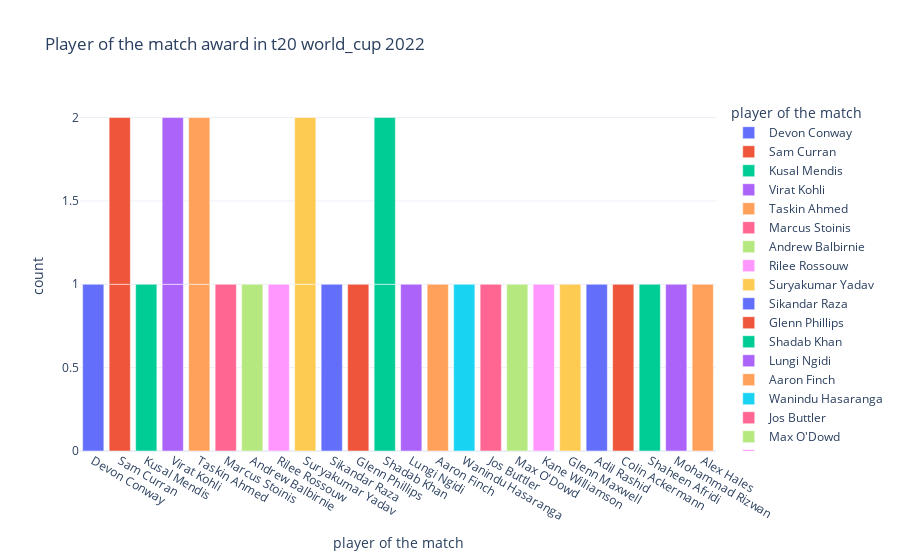

Notebook cell for this chart:
### Code cell
#player of the match
figure=px.bar(data,
             x=data['player of the match'],
              color=data['player of the match'],
             title='Player of the match award in t20 world_cup 2022 ')
figure.show()

### Figure 1 — Plotly figure (JSON) as saved in the notebook; plotly's stock layout.template omitted (floating-point values rounded to 4 significant figures)
{"data": [{"alignmentgroup": "True", "hovertemplate": "player of the match=%{x}<br>count=%{y}<extra></extra>", "legendgroup": "Devon Conway", "marker": {"color": "#636efa", "pattern": {"shape": ""}}, "name": "Devon Conway", "offsetgroup": "Devon Conway", "orientation": "v", "showlegend": true, "textposition": "auto", "type": "bar", "x": ["Devon Conway"], "xaxis": "x", "y": [1], "yaxis": "y"}, {"alignmentgroup": "True", "hovertemplate": "player of the match=%{x}<br>count=%{y}<extra></extra>", "legendgroup": "Sam Curran", "marker": {"color": "#EF553B", "pattern": {"shape": ""}}, "name": "Sam Curran", "offsetgroup": "Sam Curran", "orientation": "v", "showlegend": true, "textposition": "auto", "type": "bar", "x": ["Sam Curran", "Sam Curran"], "xaxis": "x", "y": [1, 1], "yaxis": "y"}, {"alignmentgroup": "True", "hovertemplate": "player of the match=%{x}<br>count=%{y}<extra></extra>", "legendgroup": "Kusal Mendis", "marker": {"color": "#00cc96", "pattern": {"shape": ""}}, "name": "Kusal Mendis", "offsetgroup": "Kusal Mendis", "orientation": "v", "showlegend": true, "textposition": "auto", "type": "bar", "x": ["Kusal Mendis"], "xaxis": "x", "y": [1], "yaxis": "y"}, {"alignmentgroup": "True", "hovertemplate": "player of the match=%{x}<br>count=%{y}<extra></extra>", "legendgroup": "Virat Kohli", "marker": {"color": "#ab63fa", "pattern": {"shape": ""}}, "name": "Virat Kohli", "offsetgroup": "Virat Kohli", "orientation": "v", "showlegend": true, "textposition": "auto", "type": "bar", "x": ["Virat Kohli", "Virat Kohli"], "xaxis": "x", "y": [1, 1], "yaxis": "y"}, {"alignmentgroup": "True", "hovertemplate": "player of the match=%{x}<br>count=%{y}<extra></extra>", "legendgroup": "Taskin Ahmed", "marker": {"color": "#FFA15A", "pattern": {"shape": ""}}, "name": "Taskin Ahmed", "offsetgroup": "Taskin Ahmed", "orientation": "v", "showlegend": true, "textposition": "auto", "type": "bar", "x": ["Taskin Ahmed", "Taskin Ahmed"], "xaxis": "x", "y": [1, 1], "yaxis": "y"}, {"alignmentgroup": "True", "hovertemplate": "player of the match=%{x}<br>count=%{y}<extra></extra>", "legendgroup": "Marcus Stoinis", "marker": {"color": "#FF6692", "pattern": {"shape": ""}}, "name": "Marcus Stoinis", "offsetgroup": "Marcus Stoinis", "orientation": "v", "showlegend": true, "textposition": "auto", "type": "bar", "x": ["Marcus Stoinis"], "xaxis": "x", "y": [1], "yaxis": "y"}, {"alignmentgroup": "True", "hovertemplate": "player of the match=%{x}<br>count=%{y}<extra></extra>", "legendgroup": "Andrew Balbirnie", "marker": {"color": "#B6E880", "pattern": {"shape": ""}}, "name": "Andrew Balbirnie", "offsetgroup": "Andrew Balbirnie", "orientation": "v", "showlegend": true, "textposition": "auto", "type": "bar", "x": ["Andrew Balbirnie"], "xaxis": "x", "y": [1], "yaxis": "y"}, {"alignmentgroup": "True", "hovertemplate": "player of the match=%{x}<br>count=%{y}<extra></extra>", "legendgroup": "Rilee Rossouw", "marker": {"color": "#FF97FF", "pattern": {"shape": ""}}, "name": "Rilee Rossouw", "offsetgroup": "Rilee Rossouw", "orientation": "v", "showlegend": true, "textposition": "auto", "type": "bar", "x": ["Rilee Rossouw"], "xaxis": "x", "y": [1], "yaxis": "y"}, {"alignmentgroup": "True", "hovertemplate": "player of the match=%{x}<br>count=%{y}<extra></extra>", "legendgroup": "Suryakumar Yadav", "marker": {"color": "#FECB52", "pattern": {"shape": ""}}, "name": "Suryakumar Yadav", "offsetgroup": "Suryakumar Yadav", "orientation": "v", "showlegend": true, "textposition": "auto", "type": "bar", "x": ["Suryakumar Yadav", "Suryakumar Yadav"], "xaxis": "x", "y": [1, 1], "yaxis": "y"}, {"alignmentgroup": "True", "hovertemplate": "player of the match=%{x}<br>count=%{y}<extra></extra>", "legendgroup": "Sikandar Raza", "marker": {"color": "#636efa", "pattern": {"shape": ""}}, "name": "Sikandar Raza", "offsetgroup": "Sikandar Raza", "orientation": "v", "showlegend": true, "textposition": "auto", "type": "bar", "x": ["Sikandar Raza"], "xaxis": "x", "y": [1], "yaxis": "y"}, {"alignmentgroup": "True", "hovertemplate": "player of the match=%{x}<br>count=%{y}<extra></extra>", "legendgroup": "Glenn Phillips", "marker": {"color": "#EF553B", "pattern": {"shape": ""}}, "name": "Glenn Phillips", "offsetgroup": "Glenn Phillips", "orientation": "v", "showlegend": true, "textposition": "auto", "type": "bar", "x": ["Glenn Phillips"], "xaxis": "x", "y": [1], "yaxis": "y"}, {"alignmentgroup": "True", "hovertemplate": "player of the match=%{x}<br>count=%{y}<extra></extra>", "legendgroup": "Shadab Khan", "marker": {"color": "#00cc96", "pattern": {"shape": ""}}, "name": "Shadab Khan", "offsetgroup": "Shadab Khan", "orientation": "v", "showlegend": true, "textposition": "auto", "type": "bar", "x": ["Shadab Khan", "Shadab Khan"], "xaxis": "x", "y": [1, 1], "yaxis": "y"}, {"alignmentgroup": "True", "hovertemplate": "player of the match=%{x}<br>count=%{y}<extra></extra>", "legendgroup": "Lungi Ngidi", "marker": {"color": "#ab63fa", "pattern": {"shape": ""}}, "name": "Lungi Ngidi", "offsetgroup": "Lungi Ngidi", "orientation": "v", "showlegend": true, "textposition": "auto", "type": "bar", "x": ["Lungi Ngidi"], "xaxis": "x", "y": [1], "yaxis": "y"}, {"alignmentgroup": "True", "hovertemplate": "player of the match=%{x}<br>count=%{y}<extra></extra>", "legendgroup": "Aaron Finch", "marker": {"color": "#FFA15A", "pattern": {"shape": ""}}, "name": "Aaron Finch", "offsetgroup": "Aaron Finch", "orientation": "v", "showlegend": true, "textposition": "auto", "type": "bar", "x": ["Aaron Finch"], "xaxis": "x", "y": [1], "yaxis": "y"}, {"alignmentgroup": "True", "hovertemplate": "player of the match=%{x}<br>count=%{y}<extra></extra>", "legendgroup": "Wanindu Hasaranga", "marker": {"color": "#19d3f3", "pattern": {"shape": ""}}, "name": "Wanindu Hasaranga", "offsetgroup": "Wanindu Hasaranga", "orientation": "v", "showlegend": true, "textposition": "auto", "type": "bar", "x": ["Wanindu Hasaranga"], "xaxis": "x", "y": [1], "yaxis": "y"}, {"alignmentgroup": "True", "hovertemplate": "player of the match=%{x}<br>count=%{y}<extra></extra>", "legendgroup": "Jos Buttler", "marker": {"color": "#FF6692", "pattern": {"shape": ""}}, "name": "Jos Buttler", "offsetgroup": "Jos Buttler", "orientation": "v", "showlegend": true, "textposition": "auto", "type": "bar", "x": ["Jos Buttler"], "xaxis": "x", "y": [1], "yaxis": "y"}, {"alignmentgroup": "True", "hovertemplate": "player of the match=%{x}<br>count=%{y}<extra></extra>", "legendgroup": "Max O'Dowd", "marker": {"color": "#B6E880", "pattern": {"shape": ""}}, "name": "Max O'Dowd", "offsetgroup": "Max O'Dowd", "orientation": "v", "showlegend": true, "textposition": "auto", "type": "bar", "x": ["Max O'Dowd"], "xaxis": "x", "y": [1], "yaxis": "y"}, {"alignmentgroup": "True", "hovertemplate": "player of the match=%{x}<br>count=%{y}<extra></extra>", "legendgroup": "Kane Williamson", "marker": {"color": "#FF97FF", "pattern": {"shape": ""}}, "name": "Kane Williamson", "offsetgroup": "Kane Williamson", "orientation": "v", "showlegend": true, "textposition": "auto", "type": "bar", "x": ["Kane Williamson"], "xaxis": "x", "y": [1], "yaxis": "y"}, {"alignmentgroup": "True", "hovertemplate": "player of the match=%{x}<br>count=%{y}<extra></extra>", "legendgroup": "Glenn Maxwell", "marker": {"color": "#FECB52", "pattern": {"shape": ""}}, "name": "Glenn Maxwell", "offsetgroup": "Glenn Maxwell", "orientation": "v", "showlegend": true, "textposition": "auto", "type": "bar", "x": ["Glenn Maxwell"], "xaxis": "x", "y": [1], "yaxis": "y"}, {"alignmentgroup": "True", "hovertemplate": "player of the match=%{x}<br>count=%{y}<extra></extra>", "legendgroup": "Adil Rashid", "marker": {"color": "#636efa", "pattern": {"shape": ""}}, "name": "Adil Rashid", "offsetgroup": "Adil Rashid", "orientation": "v", "showlegend": true, "textposition": "auto", "type": "bar", "x": ["Adil Rashid"], "xaxis": "x", "y": [1], "yaxis": "y"}, {"alignmentgroup": "True", "hovertemplate": "player of the match=%{x}<br>count=%{y}<extra></extra>", "legendgroup": "Colin Ackermann", "marker": {"color": "#EF553B", "pattern": {"shape": ""}}, "name": "Colin Ackermann", "offsetgroup": "Colin Ackermann", "orientation": "v", "showlegend": true, "textposition": "auto", "type": "bar", "x": ["Colin Ackermann"], "xaxis": "x", "y": [1], "yaxis": "y"}, {"alignmentgroup": "True", "hovertemplate": "player of the match=%{x}<br>count=%{y}<extra></extra>", "legendgroup": "Shaheen Afridi", "marker": {"color": "#00cc96", "pattern": {"shape": ""}}, "name": "Shaheen Afridi", "offsetgroup": "Shaheen Afridi", "orientation": "v", "showlegend": true, "textposition": "auto", "type": "bar", "x": ["Shaheen Afridi"], "xaxis": "x", "y": [1], "yaxis": "y"}, {"alignmentgroup": "True", "hovertemplate": "player of the match=%{x}<br>count=%{y}<extra></extra>", "legendgroup": "Mohammad Rizwan", "marker": {"color": "#ab63fa", "pattern": {"shape": ""}}, "name": "Mohammad Rizwan", "offsetgroup": "Mohammad Rizwan", "orientation": "v", "showlegend": true, "textposition": "auto", "type": "bar", "x": ["Mohammad Rizwan"], "xaxis": "x", "y": [1], "yaxis": "y"}, {"alignmentgroup": "True", "hovertemplate": "player of the match=%{x}<br>count=%{y}<extra></extra>", "legendgroup": "Alex Hales", "marker": {"color": "#FFA15A", "pattern": {"shape": ""}}, "name": "Alex Hales", "offsetgroup": "Alex Hales", "orientation": "v", "showlegend": true, "textposition": "auto", "type": "bar", "x": ["Alex Hales"], "xaxis": "x", "y": [1], "yaxis": "y"}], "layout": {"barmode": "relative", "legend": {"title": {"text": "player of the match"}, "tracegroupgap": 0}, "title": {"text": "Player of the match award in t20 world_cup 2022 "}, "xaxis": {"anchor": "y", "categoryarray": ["Devon Conway", "Sam Curran", "Kusal Mendis", "Virat Kohli", "Taskin Ahmed", null, "Marcus Stoinis", "Andrew Balbirnie", "Rilee Rossouw", "Suryakumar Yadav", "Sikandar Raza", "Glenn Phillips", "Shadab Khan", "Lungi Ngidi", "Aaron Finch", "Wanindu Hasaranga", "Jos Buttler", "Max O'Dowd", "Kane Williamson", "Glenn Maxwell", "Adil Rashid", "Colin Ackermann", "Shaheen Afridi", "Mohammad Rizwan", "Alex Hales"], "categoryorder": "array", "domain": [0, 1], "title": {"text": "player of the match"}}, "yaxis": {"anchor": "x", "domain": [0, 1], "title": {"text": "count"}}}}
